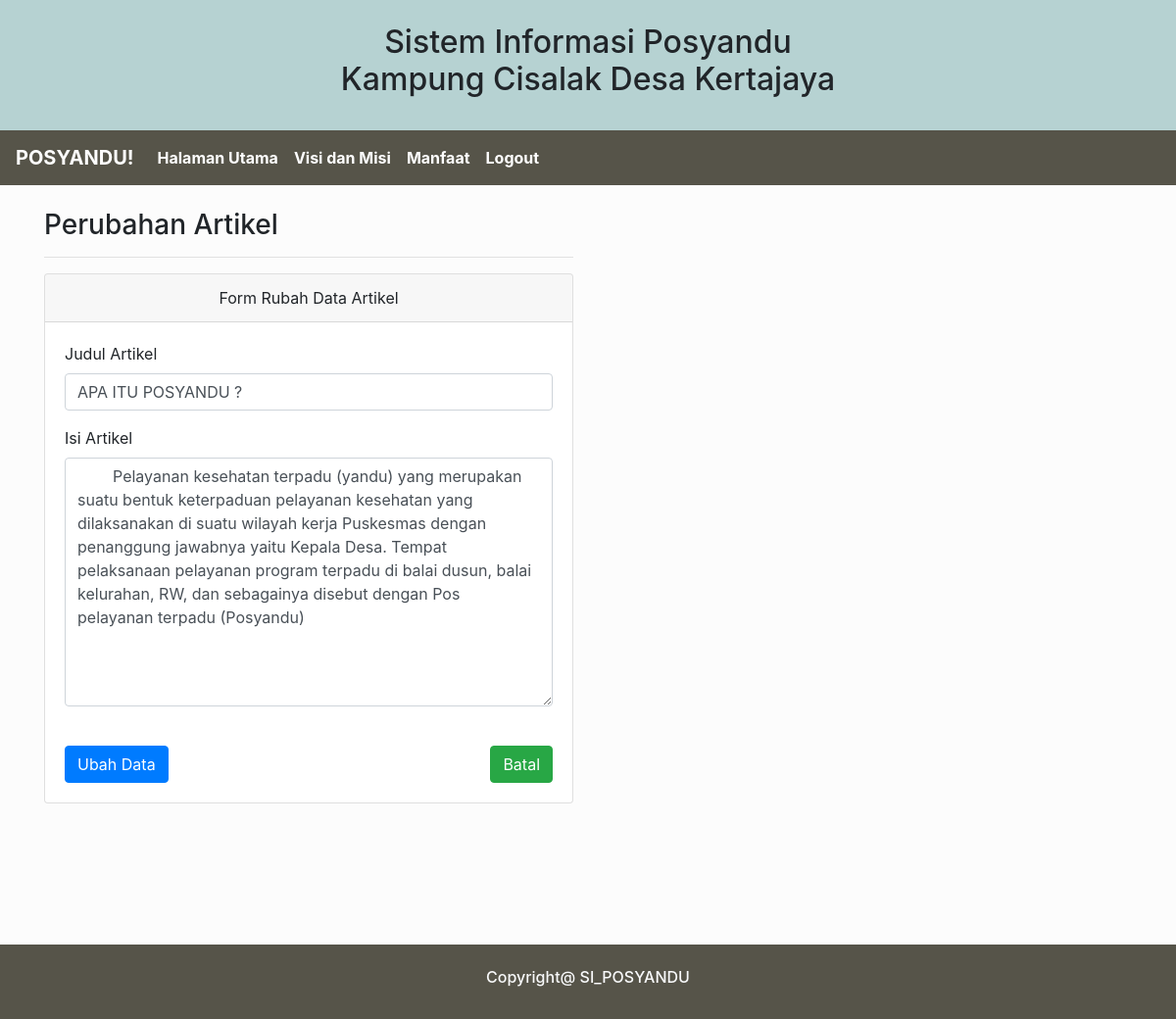
The app's page /Home/edit/2 with its own data.
### tables this page shows
CREATE TABLE `artikel` (
  `Kode_artikel` int(10) NOT NULL,
  `Judul_artikel` varchar(5000) NOT NULL,
  `Isi_artikel` varchar(20000) NOT NULL
);

### application/controllers/Home.php (called while the page is built, shortened)
<?php
class Home extends CI_Controller{
    function __construct(){
        $this->load->model('Home_model');
    }
    public function edit(){
        $data['judul'] = 'Edit Artikel';
        $data['artikel'] = $this->Home_model->getArtikelById($this->uri->segment(3))[0];
        $this->load->view('Templates/Header', $data);
        $this->load->view('Home/Edit', $data);
        $this->load->view('Templates/Footer');
    }
}

### index.php (called while the page is built, shortened)
<?php
require_once BASEPATH.'core/CodeIgniter.php';

### application/models/Home_model.php (called while the page is built, shortened)
<?php
class Home_model extends CI_Model{
    function getArtikelById($id) {
        $this->db->select('*');
        $this->db->from('artikel');
        $this->db->where('Kode_artikel', $id);
        return $this->db->get()-> result();
    }
}

### application/views/Home/Edit.php (the view, shortened to what this page needs)
<div class="container">
<div class="row mt-4">
<div class="col-md-6">
<h3> Perubahan Artikel</h3><hr>
<div class="card">
  <div class="card-header text-center">
    Form Rubah Data Artikel
  </div>
  <div class="card-body">
    <form action="<?= base_url('Home/proces_edit') ?>" method="post">
        <div class="form-group">
        <label for="Judul_artikel">Judul Artikel </label>
        <input type="text" name="judul_artikel" class="form-control" id="Judul_artikel" value="<?= $artikel->Judul_artikel?>">
        </div>
        <div class="form-group">
        <label for="Isi_artikel">Isi Artikel </label>
        <textarea name="Isi_artikel" class="form-control" rows="10">
        <?= $artikel->Isi_artikel?>
        </textarea>
        </div>
       <br>
        <button type="submit" name="edit" class="btn btn-primary"> Ubah Data </button>
        <a class="btn btn-success float-right" href="<?= base_url(); ?>Home" role="button">Batal</a>
    </form>
  </div>
</div>
</div>
</div>
</div>
<br><br><br>

### records on screen
artikel: judul_artikel "APA ITU POSYANDU ?", Isi_artikel "Pelayanan kesehatan terpadu (yandu) yang merupakan suatu bentuk keterpaduan pelayanan kesehatan yang dilaksanakan di suatu wilayah kerja Puskesmas dengan penanggung jawabnya yaitu Kepala Desa. Tempat pelaksanaan pelayanan program terpadu di balai dusun, balai kelurahan, RW, dan sebagainya disebut dengan Pos pelayanan terpadu (Posyandu)"
